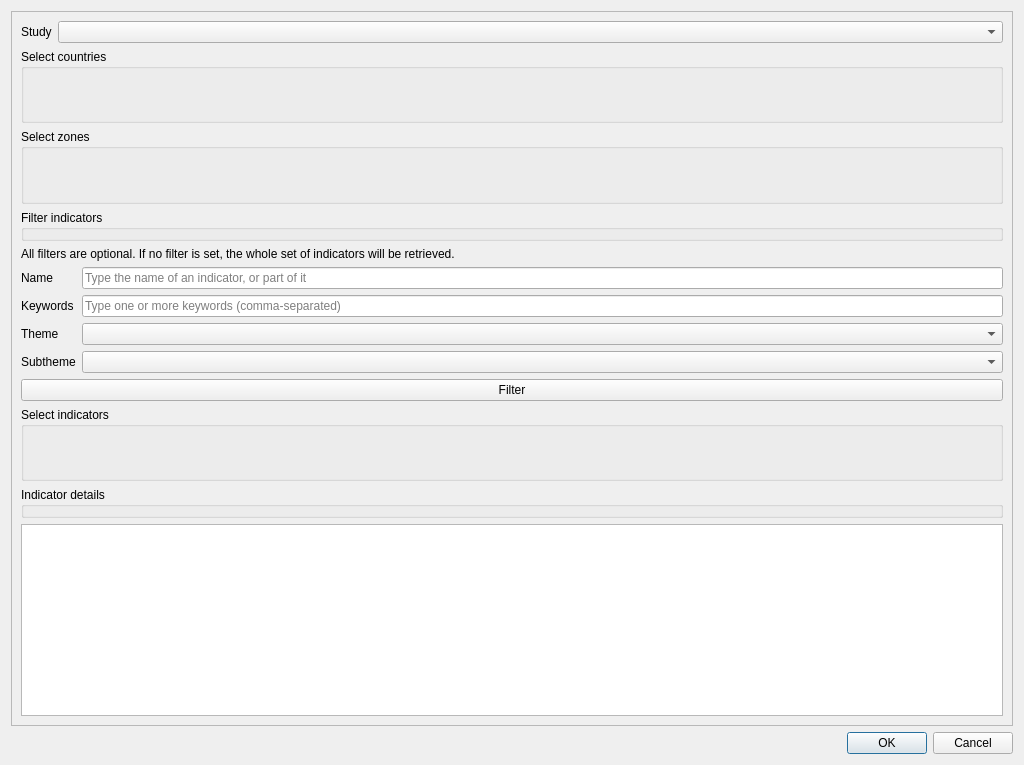
<?xml version="1.0" encoding="UTF-8"?>
<ui version="4.0">
 <class>SelectSvVariablesDialog</class>
 <widget class="QDialog" name="SelectSvVariablesDialog">
  <property name="geometry">
   <rect>
    <x>0</x>
    <y>0</y>
    <width>1024</width>
    <height>765</height>
   </rect>
  </property>
  <property name="windowTitle">
   <string>Select socioeconomic indicators</string>
  </property>
  <property name="modal">
   <bool>true</bool>
  </property>
  <layout class="QGridLayout" name="gridLayout">
   <item row="1" column="0">
    <widget class="QScrollArea" name="scrollArea">
     <property name="mouseTracking">
      <bool>true</bool>
     </property>
     <property name="widgetResizable">
      <bool>true</bool>
     </property>
     <widget class="QWidget" name="scrollAreaWidgetContents">
      <property name="geometry">
       <rect>
        <x>0</x>
        <y>0</y>
        <width>1004</width>
        <height>712</height>
       </rect>
      </property>
      <layout class="QVBoxLayout" name="verticalLayout">
       <item>
        <layout class="QFormLayout" name="formLayout_3">
         <property name="topMargin">
          <number>0</number>
         </property>
         <item row="0" column="0">
          <widget class="QLabel" name="study_lbl">
           <property name="text">
            <string>Study</string>
           </property>
          </widget>
         </item>
         <item row="0" column="1">
          <widget class="QComboBox" name="study_cbx"/>
         </item>
        </layout>
       </item>
       <item>
        <widget class="ListMultiSelectWidget" name="country_multiselect">
         <property name="sizePolicy">
          <sizepolicy hsizetype="Preferred" vsizetype="MinimumExpanding">
           <horstretch>0</horstretch>
           <verstretch>0</verstretch>
          </sizepolicy>
         </property>
         <property name="title">
          <string>Select countries</string>
         </property>
        </widget>
       </item>
       <item>
        <widget class="ListMultiSelectWidget" name="zone_multiselect">
         <property name="sizePolicy">
          <sizepolicy hsizetype="Preferred" vsizetype="MinimumExpanding">
           <horstretch>0</horstretch>
           <verstretch>0</verstretch>
          </sizepolicy>
         </property>
         <property name="title">
          <string>Select zones</string>
         </property>
        </widget>
       </item>
       <item>
        <widget class="QGroupBox" name="filters_group">
         <property name="title">
          <string>Filter indicators</string>
         </property>
        </widget>
       </item>
       <item>
        <widget class="QLabel" name="filters_help_lbl">
         <property name="text">
          <string>All filters are optional. If no filter is set, the whole set of indicators will be retrieved.</string>
         </property>
        </widget>
       </item>
       <item>
        <layout class="QFormLayout" name="formLayout">
         <property name="fieldGrowthPolicy">
          <enum>QFormLayout::AllNonFixedFieldsGrow</enum>
         </property>
         <item row="0" column="0">
          <widget class="QLabel" name="name_filter_lbl">
           <property name="text">
            <string>Name</string>
           </property>
          </widget>
         </item>
         <item row="0" column="1">
          <widget class="QLineEdit" name="name_filter_le">
           <property name="placeholderText">
            <string>Type the name of an indicator, or part of it</string>
           </property>
          </widget>
         </item>
         <item row="1" column="0">
          <widget class="QLabel" name="keywords_lbl">
           <property name="text">
            <string>Keywords</string>
           </property>
          </widget>
         </item>
         <item row="1" column="1">
          <widget class="QLineEdit" name="keywords_le">
           <property name="placeholderText">
            <string>Type one or more keywords (comma-separated)</string>
           </property>
          </widget>
         </item>
         <item row="2" column="0">
          <widget class="QLabel" name="theme_lbl">
           <property name="text">
            <string>Theme</string>
           </property>
          </widget>
         </item>
         <item row="2" column="1">
          <widget class="QComboBox" name="theme_cbx"/>
         </item>
         <item row="3" column="0">
          <widget class="QLabel" name="subtheme_lbl">
           <property name="text">
            <string>Subtheme</string>
           </property>
          </widget>
         </item>
         <item row="3" column="1">
          <widget class="QComboBox" name="subtheme_cbx"/>
         </item>
        </layout>
       </item>
       <item>
        <widget class="QPushButton" name="filter_btn">
         <property name="text">
          <string>Filter</string>
         </property>
        </widget>
       </item>
       <item>
        <widget class="ListMultiSelectWidget" name="indicator_multiselect">
         <property name="sizePolicy">
          <sizepolicy hsizetype="Preferred" vsizetype="MinimumExpanding">
           <horstretch>0</horstretch>
           <verstretch>0</verstretch>
          </sizepolicy>
         </property>
         <property name="title">
          <string>Select indicators</string>
         </property>
        </widget>
       </item>
       <item>
        <widget class="QGroupBox" name="indicator_info">
         <property name="title">
          <string>Indicator details</string>
         </property>
        </widget>
       </item>
       <item>
        <widget class="QTextBrowser" name="indicator_details"/>
       </item>
      </layout>
      <zorder>indicator_multiselect</zorder>
      <zorder></zorder>
      <zorder>filter_btn</zorder>
      <zorder>indicator_info</zorder>
      <zorder>filters_group</zorder>
      <zorder>indicator_details</zorder>
      <zorder>filters_help_lbl</zorder>
      <zorder>zone_multiselect</zorder>
      <zorder>country_multiselect</zorder>
     </widget>
    </widget>
   </item>
   <item row="2" column="0">
    <widget class="QDialogButtonBox" name="buttonBox">
     <property name="orientation">
      <enum>Qt::Horizontal</enum>
     </property>
     <property name="standardButtons">
      <set>QDialogButtonBox::Cancel|QDialogButtonBox::Ok</set>
     </property>
    </widget>
   </item>
  </layout>
 </widget>
 <customwidgets>
  <customwidget>
   <class>ListMultiSelectWidget</class>
   <extends>QGroupBox</extends>
   <header>list_multiselect_widget</header>
   <container>1</container>
  </customwidget>
 </customwidgets>
 <resources/>
 <connections>
  <connection>
   <sender>buttonBox</sender>
   <signal>accepted()</signal>
   <receiver>SelectSvVariablesDialog</receiver>
   <slot>accept()</slot>
   <hints>
    <hint type="sourcelabel">
     <x>248</x>
     <y>254</y>
    </hint>
    <hint type="destinationlabel">
     <x>157</x>
     <y>274</y>
    </hint>
   </hints>
  </connection>
  <connection>
   <sender>buttonBox</sender>
   <signal>rejected()</signal>
   <receiver>SelectSvVariablesDialog</receiver>
   <slot>reject()</slot>
   <hints>
    <hint type="sourcelabel">
     <x>316</x>
     <y>260</y>
    </hint>
    <hint type="destinationlabel">
     <x>286</x>
     <y>274</y>
    </hint>
   </hints>
  </connection>
 </connections>
</ui>
